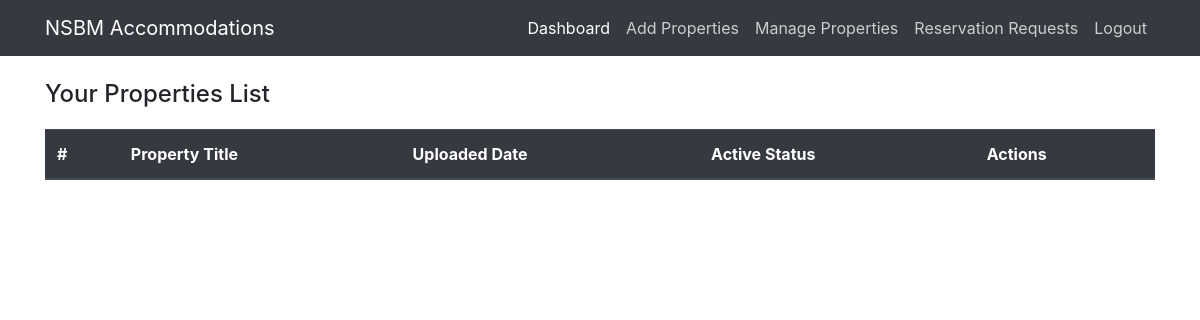
The app's page /landlordManageProperty.php (signed in), older data.
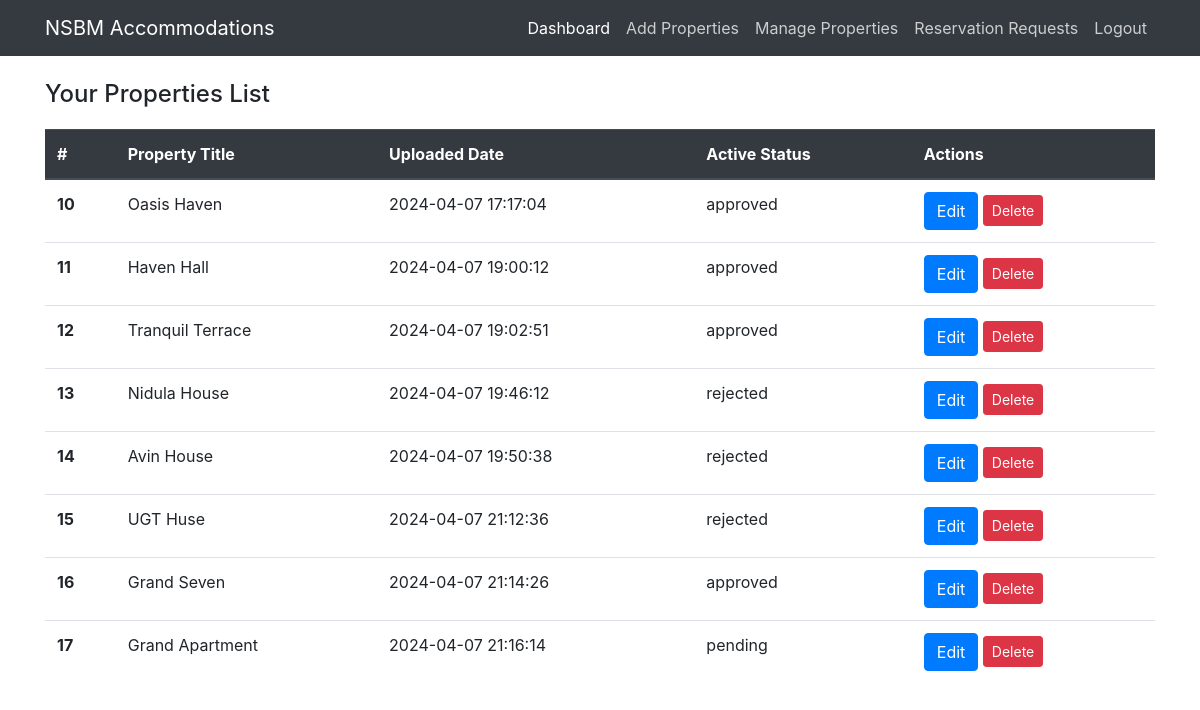
The same page, newer data.
### tables this page shows
CREATE TABLE `properties` (
  `property_id` int(11) NOT NULL,
  `landlord_id` int(11) NOT NULL,
  `title` varchar(255) NOT NULL,
  `description` text NOT NULL,
  `price` decimal(10,2) NOT NULL,
  `location` varchar(255) NOT NULL,
  `status` enum('pending','approved','rejected') NOT NULL DEFAULT 'pending',
  `created_at` timestamp NOT NULL DEFAULT current_timestamp(),
  `updated_at` timestamp NOT NULL DEFAULT current_timestamp() ON UPDATE current_timestamp(),
  `latitude` decimal(10,8) DEFAULT NULL,
  `longitude` decimal(11,8) DEFAULT NULL,
  `image` mediumblob DEFAULT NULL
);

### php/utils/constants.php (called while the page is built)
<?php
class Constants {
    public $DOMAIN = "http://localhost:880/NSBM%20Accommodation";
    private $paths = array(
      'home' => '',
      'login' => 'auth/login.php',
      'signup' => 'auth/signup.php',
      'logout' => 'auth/logout.php',
      'student_search' => 'StudentAcarch.phpcSe',
      'student_dashboard' => 'StudentDashboard.php',
      'warden_ad_view' => 'WardenAdOverview.php',
      'landlord_dashboard' => 'landlordsDashboard.php',
      'admin_dashboard' => 'AdminDashboard.php',
      'warden_approve' => 'WardenApprove.php',
      'warden_dashboard' => 'WardenDashboard.php',
      'student_reservations.php' => 'StudentReservationView.php',
      'approve_property' => 'api/property/approveProperty.php',
      'reject_property' => 'api/property/rejectProperty.php',
      'signup_css' => 'css/signup.css',
      'login_css' => 'css/login.css',
      'main_css' => 'css/main.css',
    );
    public function get_link($page) {
        return $this->DOMAIN.'/'.$this->paths[$page];
    }
}
?>

### landlordManageProperty.php (the view, shortened to what this page needs)
<?php
include_once 'php/utils/constants.php';
include_once 'php/utils/db.php';
$landlord_id = $_SESSION ['user_id'];
$web_constants = new Constants();
$properties = [];
try{
    $db_obj = new DBConnection();
    $db_obj->connect();
    $pdo = $db_obj->get_conn();
} catch (PDOException $e) {
    die("Could not connect to the database $dbname :" . $e->getMessage());
}
if ($_SERVER['REQUEST_METHOD'] == 'GET'){
    try {
        $stmt = $pdo->prepare("SELECT * FROM properties WHERE landlord_id=:landlord_id");
        $stmt->bindParam(':landlord_id', $landlord_id, PDO::PARAM_INT);
        $stmt->execute();
        $properties = $stmt->fetchAll(PDO::FETCH_ASSOC);
    } catch (PDOException $e) {
        die("Could not connect to the database $dbname :" . $e->getMessage());
    }
} else if($_SERVER['REQUEST_METHOD'] == 'POST') {
    if(isset($_POST['_action']) && $_POST['_action'] == 'DELETE') {
        if (!isset($_GET['id'])) {
            echo "<script>alert('Property ID not provided.');</script>";
            exit;
        }
        try {
            $property_id = $_GET['id'];
            $stmt = $pdo->prepare("DELETE FROM properties WHERE property_id = :property_id");
            $stmt->bindParam(':property_id', $property_id);
            $stmt->execute();
            header('Location: '.$_SERVER['PHP_SELF']);
        } catch (PDOException $e) {
            die("Could not connect to the database $dbname :" . $e->getMessage());
        }
    } else if(isset($_POST['_action']) && $_POST['_action'] == 'EDIT') {
        if (!isset($_GET['id'])) {
            echo "<script>alert('Property ID not provided.');</script>";
            exit;
        }
        try {
            $property_id = $_GET['id'];
            $name = $_POST['name'];
            $email = $_POST['email'];
            $phone = $_POST['phone'];
            $userType = $_POST['userType'];
            $stmt = $pdo->prepare("UPDATE properties SET name=:name, email=:email, phone=:phone, user_type=:userType  WHERE user_id = :user_id");
            $stmt->bindParam(':name', $name);
            $stmt->bindParam(':email', $email);
            $stmt->bindParam(':phone', $phone);
            $stmt->bindParam(':userType', $userType);
            $stmt->bindParam(':user_id', $user_id);
            $stmt->execute();
            header('Location: '.$_SERVER['PHP_SELF']);
        } catch (PDOException $e) {
            die("Could not connect to the database $dbname :" . $e->getMessage());
        }
    }
}
?>
<!DOCTYPE html>
<html lang="en">
<head>
    <link rel="stylesheet" href="https://cdn.jsdelivr.net/npm/bootstrap@4.5.2/dist/css/bootstrap.min.css">
    <link href="css/main.css" rel="stylesheet">
</head>
<body>
<div class="flex-wrapper">
    <nav class="navbar navbar-expand-lg navbar-dark bg-dark">
        <div class="container">
            <a class="navbar-brand" href="#">NSBM Accommodations</a>
            <div class="collapse navbar-collapse" id="navbarNavDropdown">
                <ul class="navbar-nav ml-auto">
                    <li class="nav-item active">
                        <a class="nav-link" href="landlordsDashboard.php">Dashboard <span class="sr-only">(current)</span></a>
                    </li>
                    <li class="nav-item">
                        <a class="nav-link" href="landlordAddProperty.php">Add Properties</a>
                    </li>
                    <li class="nav-item">
                        <a class="nav-link" href="landlordManageProperty.php">Manage Properties</a>
                    </li>
                    <li class="nav-item">
                        <a class="nav-link" href="landrodsResReq.php">Reservation Requests</a>
                    </li>
                    <li class="nav-item">
                        <a class="nav-link" href="<?php echo $web_constants->get_link('logout'); ?>">Logout</a>
                    </li>
                </ul>
            </div>
        </div>
    </nav>
    <br>
    <div class="container">
    <div class="user-list-section">
        <h4>Your Properties List</h4>
        <div class="table-responsive">
            <table class="table">
                <thead class="thead-dark">
                    <tr>
                        <th scope="col">#</th>
                        <th scope="col">Property Title</th>
                        <th scope="col">Uploaded Date</th>
                        <th scope="col">Active Status</th>
                        <th scope="col">Actions</th>
                    </tr>
                </thead>
                <tbody>
                <?php
                if (count($properties) > 0) {
                    foreach($properties as $accommodation) {
                        $modalId = "viewModal" . $accommodation['property_id'];
                ?>
                    <tr>
                        <th scope="row"><?php echo htmlspecialchars($accommodation['property_id']); ?></th>
                        <td><?php echo htmlspecialchars($accommodation['title']); ?></td>
                        <td><?php echo htmlspecialchars($accommodation['created_at']); ?></td>
                        <td><?php echo htmlspecialchars($accommodation['status']); ?></td>
                        <td>
                            <button type="button" class="btn btn-primary" data-toggle="modal" data-target="#<?php echo $modalId; ?>">Edit</button>
                            <form style="display: inline;" method="POST" action="<?php echo $_SERVER['PHP_SELF']?>?id=<?php echo $accommodation['property_id'] ?>">
                                <input class="btn btn-danger btn-sm" type="submit" value="Delete"/>
                            </form>
                        </td>
                    </tr>
                <?php
                    }
                }
                ?>
                </tbody>
            </table>
        </div>
    </div>
</div>
</body>
</html>

### css/main.css (style rules this page uses)
body, html { height: 100%; margin: 0; }
.flex-wrapper { display: flex; flex-direction: column; height: 100%; }
.navbar-dark .navbar-nav .nav-link { color: rgba(255, 255, 255, 0.75); }
.table-responsive { margin-top: 20px; }

Row changes from the older to the newer data that the page shows:
added properties: property_id "10", title "Oasis Haven", created_at "2024-04-07 17:17:04", status "approved"
added properties: property_id "11", title "Haven Hall", created_at "2024-04-07 19:00:12", status "approved"
added properties: property_id "12", title "Tranquil Terrace", created_at "2024-04-07 19:02:51", status "approved"
added properties: property_id "13", title "Nidula House", created_at "2024-04-07 19:46:12", status "rejected"
added properties: property_id "14", title "Avin House", created_at "2024-04-07 19:50:38", status "rejected"
added properties: property_id "15", title "UGT Huse", created_at "2024-04-07 21:12:36", status "rejected"
added properties: property_id "16", title "Grand Seven", created_at "2024-04-07 21:14:26", status "approved"
added properties: property_id "17", title "Grand Apartment", created_at "2024-04-07 21:16:14", status "pending"
